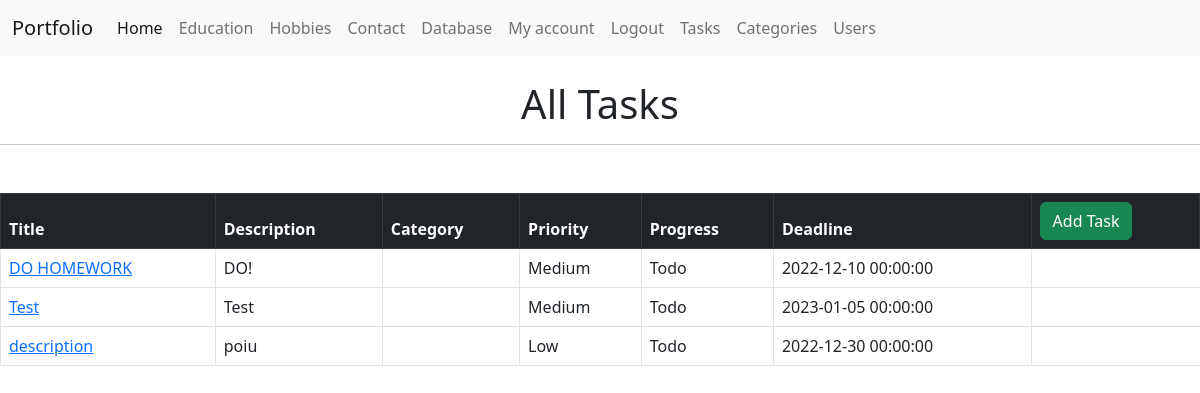
The page /task (signed in) on the database as committed earlier.
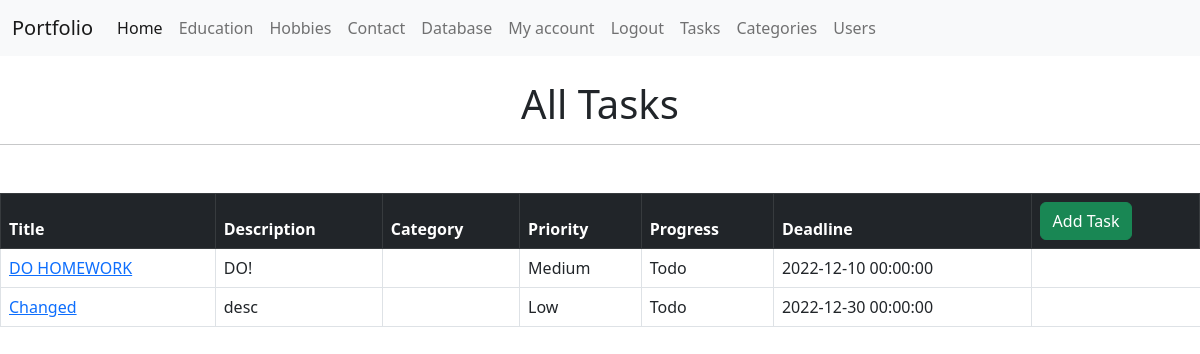
The same page on the database as committed later.
### app/to_do/models.py (models this page shows, shortened)
class Task(db.Model):
    id = db.Column(db.Integer, primary_key=True, autoincrement=True)
    title = db.Column(db.String(120), nullable=False)
    description = db.Column(db.String(2000), nullable=True)
    created = db.Column(db.DateTime, default=datetime.now())
    modified = db.Column(db.DateTime, default=datetime.now, onupdate=datetime.now)
    deadline = db.Column(db.DateTime)
    priority = db.Column(db.Enum(Priority, values_callable=lambda x: [str(member.value) for member in Priority]))
    progress = db.Column(db.Enum(Progress, values_callable=lambda x: [str(member.value) for member in Progress]))
    owner_id = db.Column(db.Integer, db.ForeignKey('user.id'), nullable=False)
    category_id = db.Column(db.Integer, db.ForeignKey('category.id'))
    users = db.relationship('User', secondary=task_user, backref=db.backref('tasks', lazy='dynamic'), lazy='dynamic')
    comments = db.relationship('Comment', backref='tasks', lazy='dynamic')

### app/to_do/views.py (the view)
@to_do_bp.route('/task', methods=['GET'])
@login_required
def tasks():
    tasks_ = Task.query.order_by(Task.priority.desc(),
                                 Task.deadline.asc()
                                 ).all()
    return render_template('tasks.html', tasks=tasks_)

### app/account/models.py (called while the page is built)
@login_manager.user_loader
def user_loader(user_id):
    return User.query.get(int(user_id))

### app/to_do/templates/to_do/tasks.html (shortened to what this page needs)
{% extends 'layout.html' %}
{% block name %}
<br><h1 class="text-center">All Tasks</h1>
{% endblock %}
{% block body %}
<table class="table table-hover table-bordered">
    <thead class="table-dark">
      <tr>
       <th scope="col">Title</th>
       <th scope="col">Description</th>
       <th scope="col">Category</th>
       <th scope="col">Priority</th>
       <th scope="col">Progress</th>
       <th scope="col">Deadline</th>
       <th scope="col"><a href="{{ url_for('to_do.task_create') }}" type="button" class="btn btn-success">Add Task</a></th>
      </tr>
    </thead>
    <tbody>
        {% for task in tasks %}
      <tr>
       <td><a href="{{url_for('to_do.task', id=task.id) }}">{{task.title}}</a></td>
       <td>{{task.description|safe}}</td>
       <td>{{task.category.name}}</td>
       <td>{{task.priority.name|capitalize }}</td>
       <td>{{task.progress.name|capitalize }}</td>
       <td>{{task.deadline}}</td>
       </tr>
    </tbody>
    {% endfor%}
 </table>
{% endblock %}

Rows that differ between the two databases and show on the page:
removed Task: title "description", description "poiu", priority.name "Low", progress.name "Todo", deadline "2022-12-30 00:00:00"
changed Task: title "Test" → "Changed"; description "Test" → "desc"; priority.name "Medium" → "Low"; deadline "2023-01-05 00:00:00" → "2022-12-30 00:00:00"
